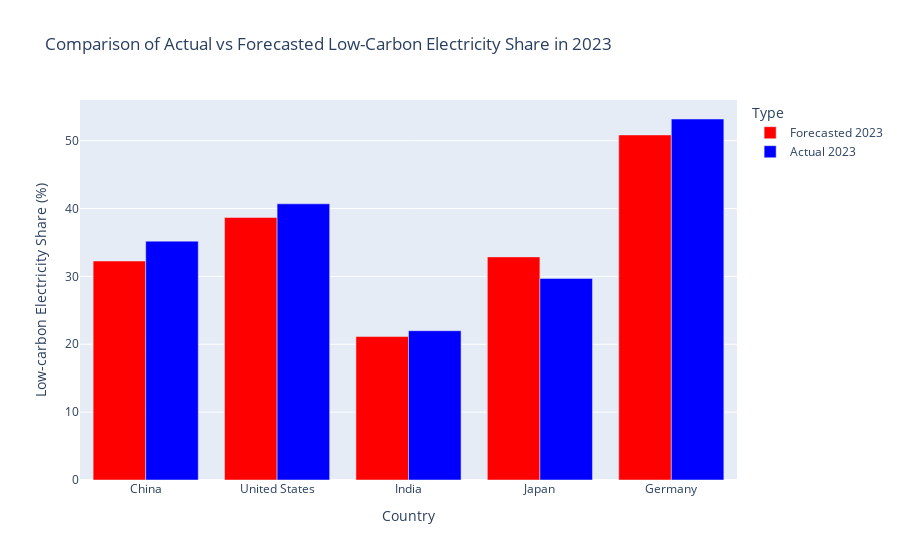

Source (notebook cell):
### Code cell
# Forecasted values from your model (as in the image)
forecasted_values_2023 = {
    'China': 32.27, 
    'United States': 38.69, 
    'India': 21.14, 
    'Japan': 32.88, 
    'Germany': 50.85
}

# Actual values for 2023 (provided by you)
actual_values_2023 = {
    'China': 35.2, 
    'United States': 40.7, 
    'India': 22.0, 
    'Japan': 29.7, 
    'Germany': 53.2
}

# List of countries
countries = list(forecasted_values_2023.keys())

# Create the bar chart
fig = go.Figure()

# Add forecasted values to the chart
fig.add_trace(go.Bar(
    x=countries,
    y=[forecasted_values_2023[country] for country in countries],
    name='Forecasted 2023',
    marker_color='red'
))

# Add actual values to the chart
fig.add_trace(go.Bar(
    x=countries,
    y=[actual_values_2023[country] for country in countries],
    name='Actual 2023',
    marker_color='blue'
))

# Update the layout of the plot
fig.update_layout(
    title='Comparison of Actual vs Forecasted Low-Carbon Electricity Share in 2023',
    xaxis_title='Country',
    yaxis_title='Low-carbon Electricity Share (%)',
    barmode='group',  # Group the bars side by side
    legend_title='Type'
)

# Show the plot
fig.show()

### Figure 1 — Plotly figure (JSON) as saved in the notebook; plotly's stock layout.template omitted (floating-point values rounded to 4 significant figures)
{"data": [{"marker": {"color": "red"}, "name": "Forecasted 2023", "type": "bar", "x": ["China", "United States", "India", "Japan", "Germany"], "y": [32.27, 38.69, 21.14, 32.88, 50.85]}, {"marker": {"color": "blue"}, "name": "Actual 2023", "type": "bar", "x": ["China", "United States", "India", "Japan", "Germany"], "y": [35.2, 40.7, 22, 29.7, 53.2]}], "layout": {"barmode": "group", "legend": {"title": {"text": "Type"}}, "title": {"text": "Comparison of Actual vs Forecasted Low-Carbon Electricity Share in 2023"}, "xaxis": {"title": {"text": "Country"}}, "yaxis": {"title": {"text": "Low-carbon Electricity Share (%)"}}}}
